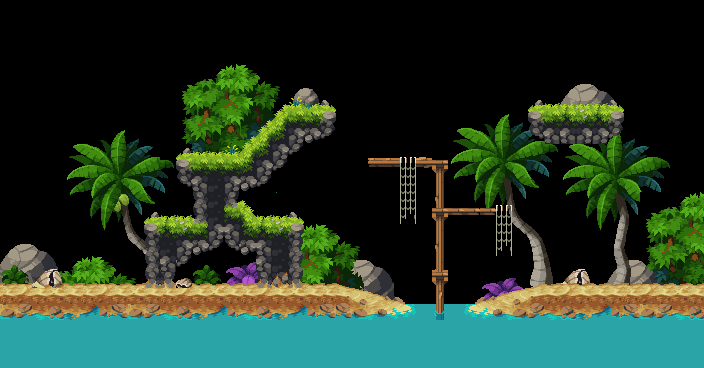

This is a level from a 2D game, rendered from its Tiled map with the project's own tilesets. A one-line summary and the map file follow, with tile-layer data summarised:
An orthogonal 44x23 tile map with 16x16 px tiles, 3 tile layers (rocks, shrubs, level) and 18 objects (6x Platform, 5x Wall, 5x Ground, Ceiling, Player).

<map version="1.10" tiledversion="1.11.2" orientation="orthogonal" renderorder="right-down" width="44" height="23" tilewidth="16" tileheight="16" infinite="0" nextlayerid="7" nextobjectid="28">
 <tileset firstgid="1" source="BrittleBayShores.tsx" />
 <layer id="6" name="rocks" width="44" height="23">
  <data>[1012 cells, 84 non-empty, 20 distinct tile ids]</data>
 </layer>
 <layer id="1" name="shrubs" width="44" height="23">
  <data>[1012 cells, 496 non-empty, 202 distinct tile ids]</data>
 </layer>
 <layer id="4" name="level" width="44" height="23">
  <data>[1012 cells, 431 non-empty, 121 distinct tile ids]</data>
 </layer>
 <objectgroup id="5" name="Collisions">
  <object id="7" name="Wall" type="Wall" x="0" y="2" width="6.5" height="366" />
  <object id="8" name="Ceiling" type="Ceiling" x="-3" y="-3.5" width="715" height="9" />
  <object id="9" name="Wall" type="Wall" x="699.5" y="-0.25" width="4.5" height="370" />
  <object id="10" name="Ground" type="Ground" x="0" y="304" width="704" height="64" />
  <object id="12" name="Wall" type="Wall" x="144" y="224" width="160" height="80" />
  <object id="13" name="Platform" x="176" y="160" width="80" height="16" />
  <object id="15" name="Wall" type="Wall" x="192" y="176" width="48" height="48" />
  <object id="16" name="Platform" x="288" y="112" width="48" height="32" />
  <object id="18" name="Platform" type="Platform" x="528" y="112" width="96" height="16" />
  <object id="20" name="Platform" x="368" y="160" width="80" height="16" />
  <object id="21" name="Wall" type="Wall" x="432" y="160" width="16" height="160" />
  <object id="22" name="Platform" x="432" y="208" width="80" height="16" />
  <object id="23" name="Platform" x="256" y="192">
   <polygon points="-16,0 48,-64 32,-80 -16,-32" />
  </object>
  <object id="24" name="Ground" type="Ground" x="304" y="288">
   <polygon points="0,0 32,0 96,16 0,16" />
  </object>
  <object id="25" name="Ground" type="Ground" x="480" y="304">
   <polygon points="0,0 64,-16 64,0" />
  </object>
  <object id="26" name="ground" type="Ground" x="0" y="288" width="304" height="16" />
  <object id="27" name="ground" type="Ground" x="544" y="288" width="160" height="16" />
 </objectgroup>
 <objectgroup id="2" name="Spawnpoints">
  <object id="2" name="Player" type="Player" x="21" y="224.5" width="80" height="80" />
 </objectgroup>
</map>
